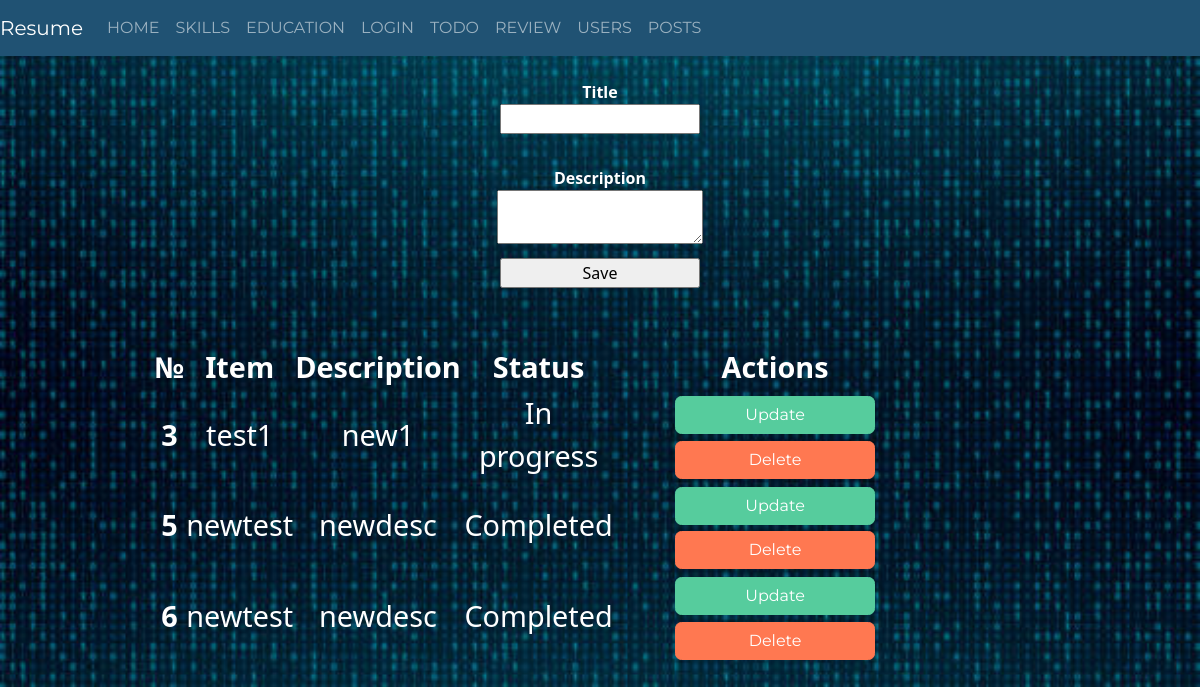
The page /tasks on the database its author committed.
### app/todo/templates/models.py (models this page shows)
class Tasks(db.Model):
    id = db.Column(db.Integer, primary_key=True)
    title = db.Column(db.String(100))
    description = db.Column(db.String(600))
    complete = db.Column(db.Boolean)

### app/todo/templates/views.py (the view)
@todo.route('/tasks', methods=["POST","GET"])
def tasks():
   todo = Todo()
   if todo.validate_on_submit():
    text = todo.text.data
    description = todo.description.data
    new = Tasks(title=text,description=description,complete=False)
    db.session.add(new)
    db.session.commit()
   todo_list =db.session.query(Tasks).all()
   return render_template("todo.html",form = todo, list=todo_list)

### app/todo/templates/forms.py
class Todo(FlaskForm):
    text = StringField("Title",
                           validators=[DataRequired(message="Це поле обов'язкове")])
    description = TextAreaField("Description")
    submit = SubmitField("Save")

### app/todo/templates/todo/todo.html (shortened to what this page needs)
{% extends 'base.html' %}
{% from "_render_field.html" import render_field %}
{% block body %}
<body>
    <div class="container">
    <form  action={{url_for(".tasks")}} method="POST" novalidate>
    {{ render_field(form.text )}}
    {{ render_field(form.description )}}
    {{form.submit()}}
</form>
<form>
    <table class="todo">
        <thead>
            <th>№</th>
            <th>Item</th>
            <th>Description</th>
            <th>Status</th>
            <th>Actions</th>
        </thead>
        <tbody>
            {% for i in list %}
            <tr>
                <th>{{i.id}}</th>
                <td>{{i.title}}</td>
                <td>{{i.description}}</td>
                <td>
                    {% if i.complete == False %}
                    <div>In progress</div>
                    {% else %}
                    <div>Completed</div>
                    {% endif %}
                </td>
                <td>
                    <a class="btn btn-success" href="/tasks/update/{{i.id}}">Update</a>
                    <a class="btn btn-danger" href="/tasks/delete/{{i.id}}">Delete</a>
                </td>
            </tr>
            {% endfor %}
        </tbody>
    </table>
</form>
</div>
</body>
{% endblock %}

### app/static/css/styles.css (style rules this page uses)
body { max-width: 100%; overflow-x: hidden; background-repeat: no-repeat repeat; background-size: 100%; background-image: url('/static/images/images.png') }
input { width: 30%; max-width: 200px; }
label { background-color:#80808000; width: 100%; color: rgb(255, 255, 255) !important; font-size: 100%; }
form { width:100%; text-align: center; }
.btn { min-width: 200px; }
.todo { margin-left: 10%; margin-top: 5%; background-color:#80808000; width: 70%; font-size: 180%; color: rgb(255, 255, 255) !important; }

### rows shown on the page
Tasks: id "3", title "test1", description "new1", complete "In progress"
Tasks: id "5", title "newtest", description "newdesc", shows "Completed"
Tasks: id "6", title "newtest", description "newdesc", shows "Completed"

### other values the page prints
{{ name | upper }} "HOME" "SKILLS" "EDUCATION" "LOGIN" "TODO" "REVIEW" "USERS" "POSTS"
{{ field.label }} "Title Description"
